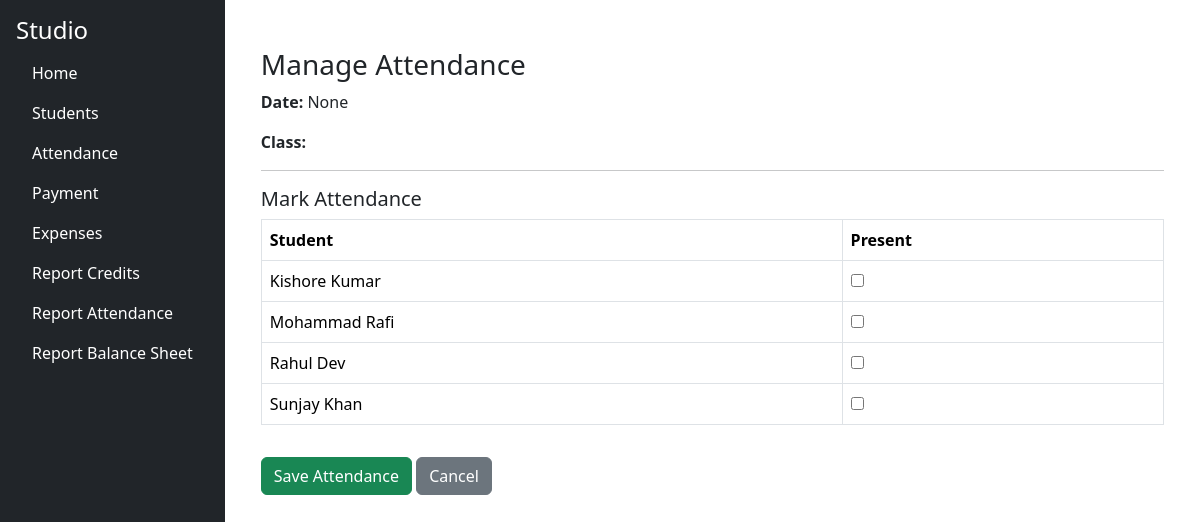
/attendance/attendance/manage, run on an earlier commit of the app's database.
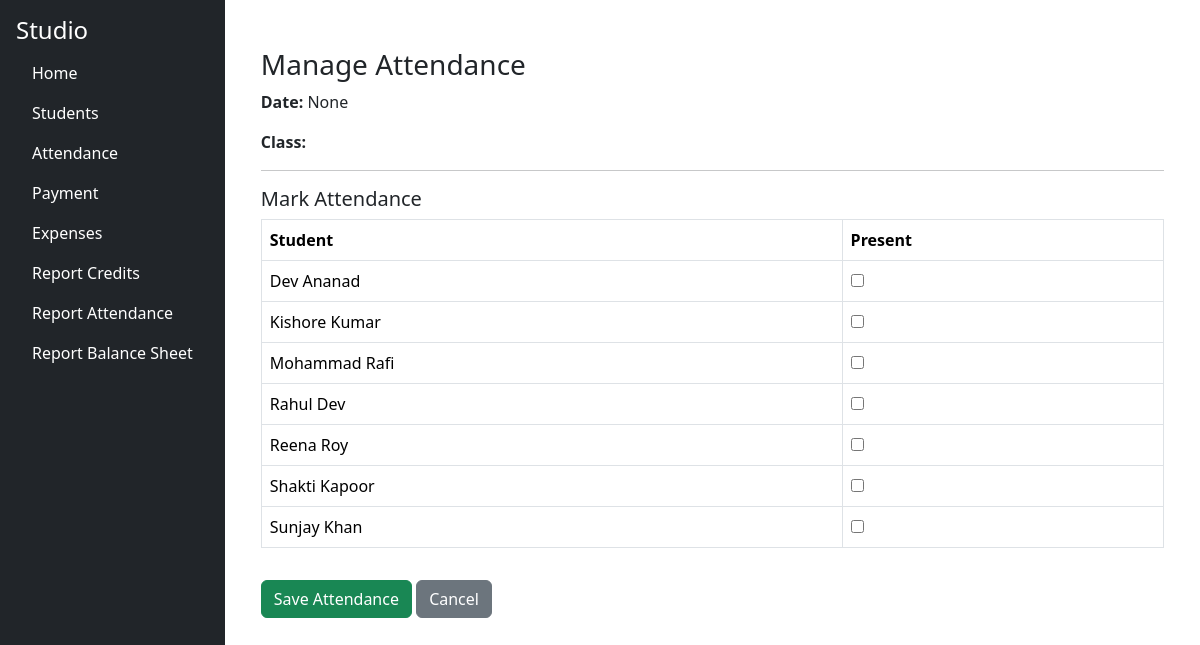
And on a later commit of the database.
### tables this page shows
CREATE TABLE students (
        id INTEGER PRIMARY KEY AUTOINCREMENT,
        first_name TEXT,
        last_name TEXT,
        phone TEXT,
        email_id TEXT
    );

### studio/attendance/routes/attendance_routes.py (the view)
@attendance_bp.route("/attendance/manage", methods=["GET", "POST"])
def manage_attendance():
    conn = get_connection()
    cur = conn.cursor()
    if request.method == "POST":
        class_id = request.form.get("class_id")
        attendance_date = request.form.get("attendance_date")
        student_ids = request.form.getlist("students")
        cur.execute("""
            DELETE FROM attendance WHERE class_id = ? AND attendance_date = ?
        """, (class_id, attendance_date))
        for sid in student_ids:
            cur.execute("""
                INSERT INTO attendance (student_id, class_id, attendance_date)
                VALUES (?, ?, ?)
            """, (sid, class_id, attendance_date))
        conn.commit()
        conn.close()
        flash("Attendance updated successfully.", "success")
        return redirect(url_for("attendance_bp.attendance_dashboard"))
    else:
        class_id = request.args.get("class_id")
        attendance_date = request.args.get("attendance_date")
        cur.execute("SELECT id, name FROM class_names ORDER BY name")
        classes = cur.fetchall()
        cur.execute("SELECT id, first_name || ' ' || last_name AS name FROM students ORDER BY name")
        students = cur.fetchall()
        cur.execute("""
            SELECT student_id FROM attendance
            WHERE class_id = ? AND attendance_date = ?
        """, (class_id, attendance_date))
        attended = [str(row[0]) for row in cur.fetchall()]
        conn.close()
        return render_template(
            "attendance_manage.html",
            classes=classes,
            students=students,
            attended=attended,
            selected_class=class_id,
            selected_date=attendance_date
        )

### studio/db/db.py (called while the page is built)
def get_connection():
    conn = sqlite3.connect(DB_PATH)
    conn.row_factory = sqlite3.Row
    return conn

### studio/attendance/templates/attendance_manage.html (shortened to what this page needs)
{% extends "base.html" %}
{% block content %}
<div class="container mt-4">
  <h3>Manage Attendance</h3>
  <form method="post" action="{{ url_for('attendance_bp.manage_attendance') }}">
    <p><strong>Date:</strong> {{ selected_date }}</p>
    <p><strong>Class:</strong>
    </p>
    <hr>
    <h5>Mark Attendance</h5>
    <table class="table table-bordered">
      <thead>
        <tr><th>Student</th><th>Present</th></tr>
      </thead>
      <tbody>
        {% for s in students %}
        <tr>
          <td>{{ s['name'] }}</td>
          <td>
            <input type="checkbox" name="students" value="{{ s['id'] }}"
                   {% if s['id']|string in attended %}checked{% endif %}>
          </td>
        </tr>
        {% endfor %}
      </tbody>
    </table>
    <button type="submit" class="btn btn-success mt-3">Save Attendance</button>
    <a href="{{ url_for('attendance_bp.attendance_dashboard') }}" class="btn btn-secondary mt-3">Cancel</a>
  </form>
</div>
{% endblock %}

What changed in the data, as far as the page shows it:
added students: name "Dev Ananad"
added students: name "Reena Roy"
added students: name "Shakti Kapoor"
